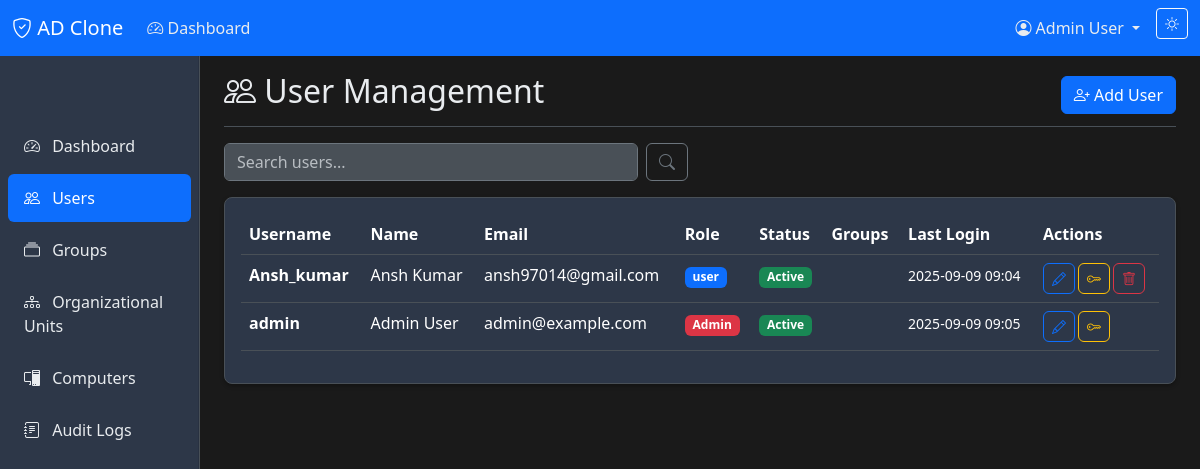
Screenshot of /users (signed in) with the database file from the repository.
### models.py (models this page shows, shortened)
class User(UserMixin, db.Model):
    id = db.Column(db.Integer, primary_key=True)
    username = db.Column(db.String(80), unique=True, nullable=False, index=True)
    email = db.Column(db.String(120), unique=True, nullable=False, index=True)
    password_hash = db.Column(db.String(255), nullable=False)
    first_name = db.Column(db.String(50), nullable=False)
    last_name = db.Column(db.String(50), nullable=False)
    role = db.Column(db.String(20), nullable=False, default='User')  # Admin or User
    is_active = db.Column(db.Boolean, default=True, nullable=False)
    failed_attempts = db.Column(db.Integer, default=0, nullable=False)
    locked_until = db.Column(db.DateTime, nullable=True)
    created_at = db.Column(db.DateTime, default=lambda: datetime.now(timezone.utc), nullable=False)
    last_login = db.Column(db.DateTime, nullable=True)
    groups = db.relationship('Group', secondary=user_groups, lazy='subquery',
                           backref=db.backref('members', lazy=True))
    audit_logs = db.relationship('AuditLog', backref='user', lazy=True)
    def is_locked(self):
        if self.locked_until and datetime.utcnow() < self.locked_until:
            return True
        return False

### app.py (the view, shortened to what this page needs)
@app.route('/users')
@login_required_with_message
def users():
    page = request.args.get('page', 1, type=int)
    search = request.args.get('search', '', type=str)
    query = User.query
    users_pagination = query.order_by(User.username).paginate(
        page=page, per_page=app.config['ITEMS_PER_PAGE'], error_out=False
    )
    return render_template('users.html', title='User Management',
                         users=users_pagination.items, pagination=users_pagination, search=search)

### app.py (called while the page is built)
def create_app(config_name=None):
    app = Flask(__name__)
    config_name = config_name or os.environ.get('FLASK_CONFIG', 'default')
    app.config.from_object(config[config_name])
    db.init_app(app)
    login_manager = LoginManager()
    login_manager.init_app(app)
    login_manager.login_view = 'login'
    login_manager.login_message = 'Please log in to access this page.'
    login_manager.login_message_category = 'warning'
    @login_manager.user_loader
    def load_user(user_id):
        return User.query.get(int(user_id))
    return app

### auth.py (called while the page is built)
def login_required_with_message(f):
    @wraps(f)
    def decorated_function(*args, **kwargs):
        if not current_user.is_authenticated:
            flash('Please log in to access this page.', 'warning')
            return redirect(url_for('login', next=request.url))
        if not current_user.is_active:
            flash('Your account has been deactivated. Please contact an administrator.', 'error')
            return redirect(url_for('login'))
        return f(*args, **kwargs)
    return decorated_function

### templates/users.html (shortened to what this page needs)
{% extends "base.html" %}
{% block content %}
<div class="d-flex justify-content-between flex-wrap flex-md-nowrap align-items-center pt-3 pb-2 mb-3 border-bottom">
    <h1 class="h2"><i class="bi bi-people"></i> User Management</h1>
    {% if current_user.role == 'Admin' %}
    <div class="btn-toolbar mb-2 mb-md-0">
        <a href="{{ url_for('add_user') }}" class="btn btn-primary">
            <i class="bi bi-person-plus"></i> Add User
        </a>
    </div>
    {% endif %}
</div>
<div class="row mb-3">
    <div class="col-md-6">
        <form method="GET" class="d-flex">
            <input type="text" name="search" class="form-control" placeholder="Search users..."
                   value="{{ search }}" onchange="this.form.submit()">
            <button type="submit" class="btn btn-outline-secondary ms-2">
                <i class="bi bi-search"></i>
            </button>
        </form>
    </div>
</div>
<div class="card">
    <div class="card-body">
        {% if users %}
        <div class="table-responsive">
            <table class="table table-hover">
                <thead>
                    <tr>
                        <th>Username</th>
                        <th>Name</th>
                        <th>Email</th>
                        <th>Role</th>
                        <th>Status</th>
                        <th>Groups</th>
                        <th>Last Login</th>
                        {% if current_user.role == 'Admin' %}
                        <th>Actions</th>
                        {% endif %}
                    </tr>
                </thead>
                <tbody>
                    {% for user in users %}
                    <tr>
                        <td>
                            <strong>{{ user.username }}</strong>
                        </td>
                        <td>{{ user.first_name }} {{ user.last_name }}</td>
                        <td>{{ user.email }}</td>
                        <td>
                            <span class="badge {% if user.role == 'Admin' %}bg-danger{% else %}bg-primary{% endif %}">
                                {{ user.role }}
                            </span>
                        </td>
                        <td>
                            <span class="badge {% if user.is_active %}bg-success{% else %}bg-secondary{% endif %}">
                                {% if user.is_active %}Active{% else %}Inactive{% endif %}
                            </span>
                        </td>
                        <td>
                        </td>
                        <td>
                            {% if user.last_login %}
                                <small>{{ user.last_login.strftime('%Y-%m-%d %H:%M') }}</small>
                            {% else %}
                                <small class="text-muted">Never</small>
                            {% endif %}
                        </td>
                        {% if current_user.role == 'Admin' %}
                        <td>
                            <div class="btn-group" role="group">
                                <a href="{{ url_for('edit_user', id=user.id) }}"
                                   class="btn btn-sm btn-outline-primary" title="Edit">
                                    <i class="bi bi-pencil"></i>
                                </a>
                                <a href="{{ url_for('reset_password', id=user.id) }}"
                                   class="btn btn-sm btn-outline-warning" title="Reset Password">
                                    <i class="bi bi-key"></i>
                                </a>
                                {% if user.id != current_user.id %}
                                <button type="button" class="btn btn-sm btn-outline-danger"
                                        onclick="confirmDelete('{{ user.username }}', '{{ url_for('delete_user', id=user.id) }}')"
                                        title="Delete">
                                    <i class="bi bi-trash"></i>
                                </button>
                                {% endif %}
                            </div>
                        </td>
                        {% endif %}
                    </tr>
                    {% endfor %}
                </tbody>
            </table>
        </div>
        {% else %}
        <p class="text-muted text-center">No users found.</p>
        {% endif %}
    </div>
</div>
{% endblock %}

### templates/base.html (shortened to what this page needs)
<!DOCTYPE html>
<html lang="en" data-bs-theme="dark">
<head>
    <link href="https://cdn.jsdelivr.net/npm/bootstrap@5.3.2/dist/css/bootstrap.min.css" rel="stylesheet">
    <link href="https://cdn.jsdelivr.net/npm/bootstrap-icons@1.11.1/font/bootstrap-icons.css" rel="stylesheet">
    <link href="{{ url_for('static', filename='css/custom.css') }}" rel="stylesheet">
</head>
<body>
    {% if current_user.is_authenticated %}
    <nav class="navbar navbar-expand-lg navbar-dark bg-primary">
        <div class="container-fluid">
            <a class="navbar-brand" href="{{ url_for('dashboard') }}">
                <i class="bi bi-shield-check"></i> AD Clone
            </a>
            <div class="collapse navbar-collapse" id="navbarNav">
                <ul class="navbar-nav me-auto">
                    <li class="nav-item">
                        <a class="nav-link" href="{{ url_for('dashboard') }}">
                            <i class="bi bi-speedometer2"></i> Dashboard
                        </a>
                    </li>
                </ul>
                <ul class="navbar-nav">
                    <li class="nav-item dropdown">
                        <a class="nav-link dropdown-toggle" href="#" role="button" data-bs-toggle="dropdown">
                            <i class="bi bi-person-circle"></i> {{ current_user.first_name }} {{ current_user.last_name }}
                        </a>
                    </li>
                    <li class="nav-item">
                        <button class="btn btn-outline-light btn-sm ms-2" onclick="toggleTheme()" id="themeToggle">
                        </button>
                    </li>
                </ul>
            </div>
        </div>
    </nav>
    {% endif %}
    <div class="container-fluid">
        <div class="row">
            {% if current_user.is_authenticated %}
            <nav class="col-md-2 d-md-block bg-body-secondary sidebar collapse">
                <div class="position-sticky pt-3">
                    <ul class="nav flex-column">
                        <li class="nav-item">
                            <a class="nav-link {% if request.endpoint == 'dashboard' %}active{% endif %}"
                               href="{{ url_for('dashboard') }}">
                                <i class="bi bi-speedometer2"></i> Dashboard
                            </a>
                        </li>
                        <li class="nav-item">
                            <a class="nav-link {% if request.endpoint in ['users', 'add_user', 'edit_user'] %}active{% endif %}"
                               href="{{ url_for('users') }}">
                                <i class="bi bi-people"></i> Users
                            </a>
                        </li>
                        <li class="nav-item">
                            <a class="nav-link {% if request.endpoint in ['groups', 'add_group', 'edit_group'] %}active{% endif %}"
                               href="{{ url_for('groups') }}">
                                <i class="bi bi-collection"></i> Groups
                            </a>
                        </li>
                        <li class="nav-item">
                            <a class="nav-link {% if request.endpoint in ['organizational_units', 'add_ou'] %}active{% endif %}"
                               href="{{ url_for('organizational_units') }}">
                                <i class="bi bi-diagram-3"></i> Organizational Units
                            </a>
                        </li>
                        <li class="nav-item">
                            <a class="nav-link {% if request.endpoint in ['computers', 'add_computer', 'edit_computer'] %}active{% endif %}"
                               href="{{ url_for('computers') }}">
                                <i class="bi bi-pc-display"></i> Computers
                            </a>
                        </li>
                        <li class="nav-item">
                            <a class="nav-link {% if request.endpoint == 'audit_logs' %}active{% endif %}"
                               href="{{ url_for('audit_logs') }}">
                                <i class="bi bi-journal-text"></i> Audit Logs
                            </a>
                        </li>
                    </ul>
                </div>
            </nav>
            {% endif %}
            <main class="{% if current_user.is_authenticated %}col-md-9 ms-sm-auto col-lg-10 px-md-4{% else %}col-12{% endif %}">
                {% block content %}{% endblock %}
            </main>
        </div>
    </div>
</body>
</html>

### static/css/custom.css (style rules this page uses)
[data-bs-theme="dark"] { --bs-body-bg: #1a1a1a; --bs-body-color: #e9ecef; --bs-border-color: #495057; }
[data-bs-theme="dark"] .sidebar { background-color: #2d3748 !important; border-right: 1px solid #495057; }
[data-bs-theme="dark"] .nav-link { color: #e9ecef; }
[data-bs-theme="dark"] .nav-link.active { color: #ffffff; background-color: #0d6efd; }
[data-bs-theme="dark"] .card { background-color: #2d3748; border-color: #495057; }
[data-bs-theme="dark"] .table { --bs-table-bg: transparent; --bs-table-striped-bg: #495057; --bs-table-hover-bg: #495057; }
[data-bs-theme="dark"] .form-control, [data-bs-theme="dark"] .form-select { background-color: #495057; border-color: #6c757d; color: #e9ecef; }
.sidebar { position: fixed; top: 56px; bottom: 0; left: 0; z-index: 100; padding: 48px 0 0; box-shadow: inset -1px 0 0 rgba(0, 0, 0, 0.1); }
.sidebar .nav-link { font-weight: 500; color: inherit; padding: 0.75rem 1rem; border-radius: 0.375rem; margin: 0.125rem 0.5rem; }
.sidebar .nav-link .bi { margin-right: 0.5rem; }
main { margin-top: 48px; }
.badge { font-size: 0.75em; }
#themeToggle { transition: all 0.3s ease; }
.btn-group .btn { border-radius: 0.375rem !important; margin-right: 0.25rem; }
.btn-group .btn:last-child { margin-right: 0; }
.card { border-radius: 0.5rem; box-shadow: 0 0.125rem 0.25rem rgba(0, 0, 0, 0.075); }
[data-bs-theme="dark"] .card { box-shadow: 0 0.125rem 0.25rem rgba(0, 0, 0, 0.3); }
.form-control, .form-select { border-radius: 0.375rem; }

### rows the page displays
User: first_name "Admin", last_name "User", username "admin", email "admin@example.com", role "Admin", is_active "Active", last_login "2025-09-09 09:05"
User: username "Ansh_kumar", first_name "Ansh", last_name "Kumar", email "ansh97014@gmail.com", role "user", is_active "Active", last_login "2025-09-09 09:04"
